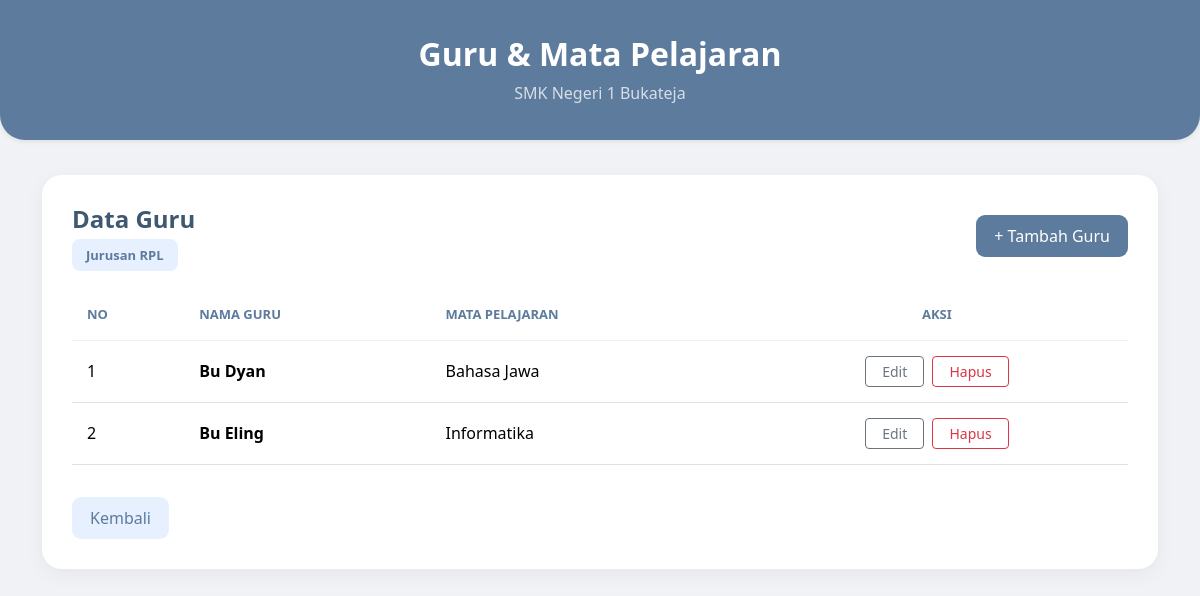
The app's page /admin/guru_mapel.php?jurusan=RPL (signed in) with its own data.
### tables this page shows
CREATE TABLE `users` (
  `id` int(11) NOT NULL,
  `nama` varchar(100) DEFAULT NULL,
  `password` varchar(100) DEFAULT NULL,
  `role` enum('admin','siswa','guru') DEFAULT NULL,
  `kelas` varchar(50) DEFAULT NULL,
  `nis` varchar(20) DEFAULT NULL,
  `jurusan` varchar(50) DEFAULT NULL,
  `mapel` varchar(50) DEFAULT NULL
);

### admin/guru_mapel.php (the view, shortened to what this page needs)
<?php
include '../koneksi.php';
$jurusan = $_GET['jurusan'];
$query = mysqli_query(
    $koneksi,
    "SELECT * FROM users
     WHERE role = 'guru'
     AND jurusan = '$jurusan'
     ORDER BY nama ASC"
);
?>
<!DOCTYPE html>
<html lang="id">
<head>
    <link href="https://cdn.jsdelivr.net/npm/bootstrap@5.3.3/dist/css/bootstrap.min.css" rel="stylesheet">
</head>
<body>
<div class="header-admin text-center shadow-sm">
    <div class="container">
        <h2 class="fw-bold">Guru & Mata Pelajaran</h2>
        <p class="opacity-75 mb-0">
            SMK Negeri 1 Bukateja
        </p>
    </div>
</div>
<div class="container pb-5">
    <div class="box">
        <div class="d-flex justify-content-between align-items-center mb-4">
            <div>
                <h4 class="title mb-2">
                    Data Guru
                </h4>
                <span class="badge-jurusan">
                    Jurusan <?= htmlspecialchars($jurusan); ?>
                </span>
            </div>
            <a href="tambah_guru.php?jurusan=<?= urlencode($jurusan); ?>"
               class="btn-tambah">
                + Tambah Guru
            </a>
        </div>
        <div class="table-responsive">
            <table class="table align-middle">
                <thead>
                    <tr>
                        <th>No</th>
                        <th>Nama Guru</th>
                        <th>Mata Pelajaran</th>
                        <th class="text-center">Aksi</th>
                    </tr>
                </thead>
                <tbody>
                <?php
                $no = 1;
                if (mysqli_num_rows($query) > 0) {
                    while ($data = mysqli_fetch_assoc($query)) {
                ?>
                    <tr>
                        <td>
                            <?= $no++; ?>
                        </td>
                        <td class="fw-semibold">
                            <?= htmlspecialchars($data['nama']); ?>
                        </td>
                        <td>
                            <?= htmlspecialchars($data['mapel']); ?>
                        </td>
                        <td class="text-center">
                            <a href="edit_guru.php?id=<?= $data['id']; ?>&jurusan=<?= urlencode($jurusan); ?>"
                            class="btn btn-sm btn-outline-secondary px-3 me-1">
                                Edit
                            </a>
                            <a href="hapus_guru.php?id=<?= $data['id']; ?>&jurusan=<?= urlencode($jurusan); ?>"
                            class="btn btn-sm btn-outline-danger px-3"
                            onclick="return confirm('Yakin ingin menghapus guru ini?')">
                                Hapus
                            </a>
                        </td>
                    </tr>
                <?php
                    }
                }
                ?>
                </tbody>
            </table>
        </div>
        <div class="mt-3">
            <a href="dashboard.php" class="btn-back">
                Kembali
            </a>
        </div>
    </div>
</div>
</body>
</html>

### admin/guru_mapel.php (style rules this page uses)
body { font-family: 'Segoe UI', sans-serif; background-color: #f0f2f5; color: #495057; min-height: 100vh; }
.header-admin { background-color: #5d7b9d; padding: 35px 0; color: white; border-radius: 0 0 25px 25px; margin-bottom: 35px; }
.box { background: white; border-radius: 20px; padding: 30px; box-shadow: 0 5px 20px rgba(0, 0, 0, 0.05); }
.title { color: #3f5872; font-weight: 700; }
.badge-jurusan { background-color: #e7f0ff; color: #5d7b9d; padding: 7px 14px; border-radius: 8px; font-size: 13px; font-weight: 600; }
.btn-tambah { background-color: #5d7b9d; color: white; border: none; border-radius: 9px; padding: 9px 18px; text-decoration: none; transition: 0.3s; }
.table thead { background-color: #f8f9fa; }
.table thead th { color: #5d7b9d; font-size: 13px; text-transform: uppercase; border: none; padding: 15px; }
.table tbody td { padding: 15px; border-top: 1px solid #f0f1f2; }
.btn-back { background-color: #e7f0ff; color: #5d7b9d; border: none; border-radius: 9px; padding: 9px 18px; text-decoration: none; display: inline-block; transition: 0.3s; }

### records on screen
users: nama "Bu Dyan", mapel "Bahasa Jawa"
users: nama "Bu Eling", mapel "Informatika"

### other values on screen
$jurusan "RPL"
